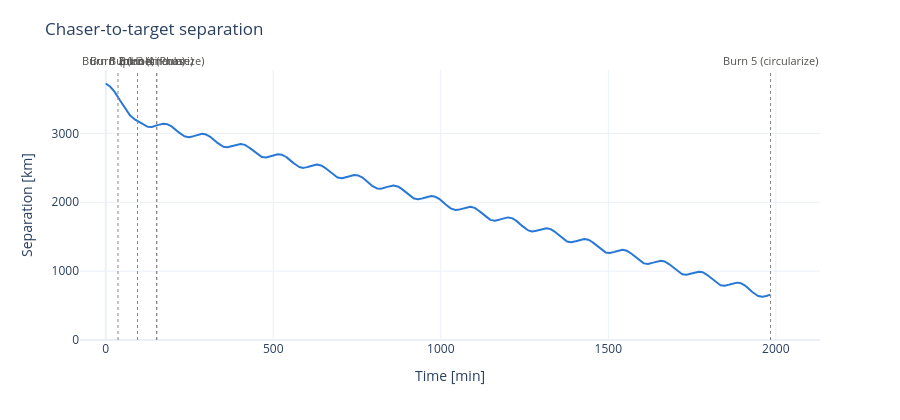

The notebook cell this image was saved under:
### Code cell
def plot_separation(ts, r_c_m, r_t_m, burns = None):

    # Chaser-to-target separation over the whole plan
    separation_km = norm(r_c_m[:, 0:3] - r_t_m[:, 0:3], axis=1) * M_TO_KM
    t_min = ts * SEC_TO_MIN

    fig_sep = go.Figure(
        go.Scatter(
            x=t_min,
            y=separation_km,
            mode="lines",
            line={"color": "#2a78d6", "width": 2},
            hovertemplate="t = %{x:.1f} min<br>separation = %{y:.1f} km<extra></extra>",
        )
    )
    if burns is not None:
        for t_burn, name in burns:
            fig_sep.add_vline(
                x=t_burn * SEC_TO_MIN,
                line={"color": "#898781", "width": 1, "dash": "dot"},
                annotation_text=name,
                annotation_position="top",
                annotation_font={"color": "#52514e", "size": 11},
            )
    fig_sep.update_layout(
        title="Chaser-to-target separation",
        xaxis_title="Time [min]",
        yaxis_title="Separation [km]",
        template="plotly_white",
        showlegend=False,
        height=420,
        margin={"t": 70},
    )
    fig_sep.update_yaxes(rangemode="tozero")
    fig_sep.show()

burns = [
    (t1, "Burn 1 (plane)"),
    (t2, "Burn 2 (Hohmann)"),
    (t3, "Burn 3 (circularize)"),
    (t4, "Burn 4 (Phase)"),
    (t5, "Burn 5 (circularize)"),
]

plot_separation(ts_0_to_5, rv_c_0_to_5, rv_t_0_to_5, burns)

### Figure 1 — Plotly figure (JSON) as saved in the notebook; plotly's stock layout.template omitted (floating-point values rounded to 4 significant figures; data arrays with more than 128 entries replaced by an {"elided": "..."} marker saying what was removed)
{"data": [{"hovertemplate": "t = %{x:.1f} min<br>separation = %{y:.1f} km<extra></extra>", "line": {"color": "#2a78d6", "width": 2}, "mode": "lines", "type": "scatter", "x": {"elided": "11997 float values"}, "y": {"elided": "11997 float values"}}], "layout": {"annotations": [{"font": {"color": "#52514e", "size": 11}, "showarrow": false, "text": "Burn 1 (plane)", "x": 36.5, "xanchor": "center", "xref": "x", "y": 1, "yanchor": "bottom", "yref": "y domain"}, {"font": {"color": "#52514e", "size": 11}, "showarrow": false, "text": "Burn 2 (Hohmann)", "x": 94.82, "xanchor": "center", "xref": "x", "y": 1, "yanchor": "bottom", "yref": "y domain"}, {"font": {"color": "#52514e", "size": 11}, "showarrow": false, "text": "Burn 3 (circularize)", "x": 152.0, "xanchor": "center", "xref": "x", "y": 1, "yanchor": "bottom", "yref": "y domain"}, {"font": {"color": "#52514e", "size": 11}, "showarrow": false, "text": "Burn 4 (Phase)", "x": 152.0, "xanchor": "center", "xref": "x", "y": 1, "yanchor": "bottom", "yref": "y domain"}, {"font": {"color": "#52514e", "size": 11}, "showarrow": false, "text": "Burn 5 (circularize)", "x": 1984.0, "xanchor": "center", "xref": "x", "y": 1, "yanchor": "bottom", "yref": "y domain"}], "height": 420, "margin": {"t": 70}, "shapes": [{"line": {"color": "#898781", "dash": "dot", "width": 1}, "type": "line", "x0": 36.5, "x1": 36.5, "xref": "x", "y0": 0, "y1": 1, "yref": "y domain"}, {"line": {"color": "#898781", "dash": "dot", "width": 1}, "type": "line", "x0": 94.82, "x1": 94.82, "xref": "x", "y0": 0, "y1": 1, "yref": "y domain"}, {"line": {"color": "#898781", "dash": "dot", "width": 1}, "type": "line", "x0": 152.0, "x1": 152.0, "xref": "x", "y0": 0, "y1": 1, "yref": "y domain"}, {"line": {"color": "#898781", "dash": "dot", "width": 1}, "type": "line", "x0": 152.0, "x1": 152.0, "xref": "x", "y0": 0, "y1": 1, "yref": "y domain"}, {"line": {"color": "#898781", "dash": "dot", "width": 1}, "type": "line", "x0": 1984.0, "x1": 1984.0, "xref": "x", "y0": 0, "y1": 1, "yref": "y domain"}], "showlegend": false, "title": {"text": "Chaser-to-target separation"}, "xaxis": {"title": {"text": "Time [min]"}}, "yaxis": {"rangemode": "tozero", "title": {"text": "Separation [km]"}}}}
